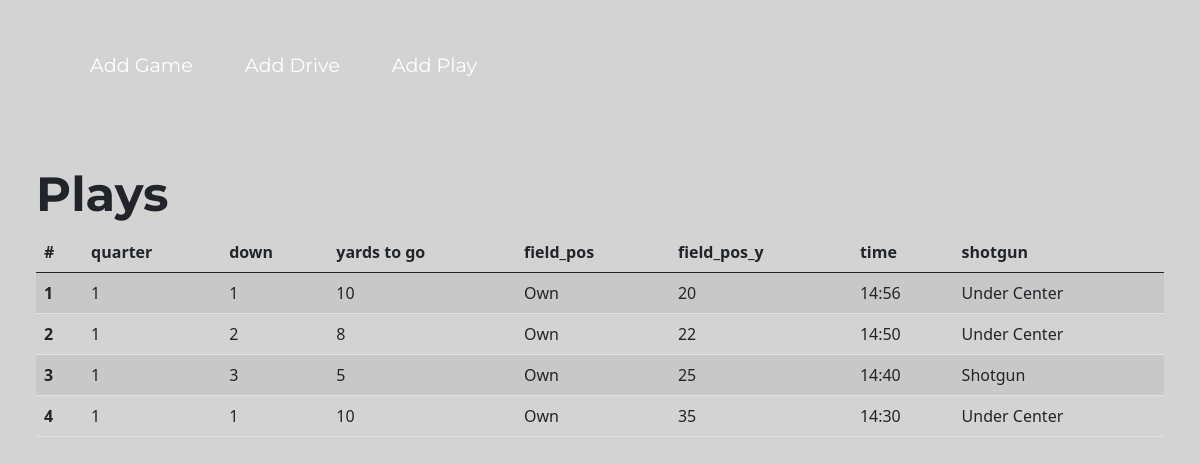
Before: /game/1 with the older database file.
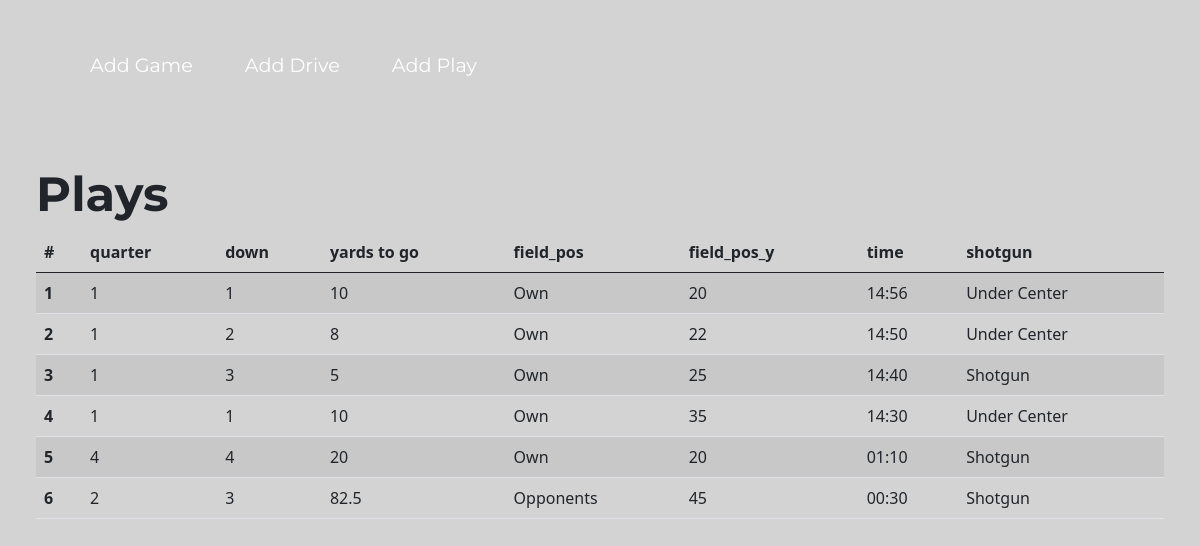
After: the same page with the newer database file.
### main.py (models this page shows)
class Plays(db.Model):
    id = db.Column(db.Integer, primary_key=True)
    quarter = db.Column(db.String, nullable=True)
    down = db.Column(db.String, nullable=False)
    yards_to_go = db.Column(db.String, nullable=False)
    field_pos_half = db.Column(db.String, nullable=False)
    field_pos_yard = db.Column(db.String, nullable=False)
    time = db.Column(db.String, nullable=False)
    shotgun = db.Column(db.String, nullable=False)
    play_description = db.Column(db.String(250), nullable=True)

### main.py (the view)
@app.route("/game/<int:index>")
def show_game(index):
    game_info = GameInfo.query.get(index)
    drive_info = db.session.query(OverallDrive).all()
    play_info = db.session.query(Plays).all()
    if game_info.id == index:
        requested_game = db.session.query(GameInfo).all()[index-1]
    return render_template("game.html", game=requested_game, drives=drive_info, plays=play_info)

### templates/game.html
{% extends 'base.html' %}
{% import "bootstrap/wtf.html" as wtf %}
{% block content %}
<h1>Plays</h1>
<table class="table table-hover table-striped">
    <thead>
        <tr>
            <th>#</th>
            <th>quarter</th>
            <th>down</th>
            <th>yards to go</th>
            <th>field_pos</th>
            <th>field_pos_y</th>
            <th>time</th>
            <th>shotgun</th>
        </tr>
    </thead>
        {% for play in plays %}
        <tr>
        <th>{{play.id}}</th>
            <td>{{play.quarter}}</td>
            <td>{{play.down}}</td>
            <td>{{play.yards_to_go}}</td>
            <td>{{play.field_pos_half}}</td>
            <td>{{play.field_pos_yard}}</td>
            <td>{{play.time}}</td>
            <td>{{play.shotgun}}</td>
        </tr>
        {% endfor %}
</table>
{% endblock %}

### templates/base.html (shortened to what this page needs)
<!DOCTYPE html>
<html lang="en">
<head>
    {% block styles %}
    <link href="https://cdn.jsdelivr.net/npm/bootstrap@5.0.1/dist/css/bootstrap.min.css" rel="stylesheet">
    <link href="{{ url_for('static', filename='css/styles.css') }}" rel="stylesheet">
    {% endblock %}
</head>
<body>
    {% block navbar %}
    <nav class="navbar navbar-expand-lg navbar-dark">
      <div class="container-fluid">
        <div class="collapse navbar-collapse" id="navbarSupportedContent">
          <ul class="navbar-nav me-auto mb-2 mb-lg-0">
            <li class="nav-item">
              <a class="nav-link active" aria-current="page" href="/addgame">Add Game</a>
            </li>
            <li class="nav-item">
              <a class="nav-link active" href="/drive" aria-current="page">Add Drive</a>
            </li>
              <li class="nav-item">
              <a class="nav-link active" href="/play" aria-current="page">Add Play</a>
            </li>
            <li class="nav-item dropdown">
            </li>
          </ul>
        </div>
      </div>
    </nav>
    {% endblock %}
    {% block content%}
    {% endblock %}
</body>
</html>

### static/css/styles.css (style rules this page uses)
h1 { font-size: 3rem; font-family: 'Montserrat', sans-serif; font-weight: bold; }
a { text-decoration: none; }
body { margin: 3%; background-color: lightgrey; }
.navbar { padding: 0 0 4.5rem; font-size: 1.2rem; font-family: 'Montserrat'; font-weight: medium; }
.nav-item { padding: 0 18px; }

Changed rows visible on the page:
added Plays: id "5", quarter "4", down "4", yards_to_go "20", field_pos_half "Own", field_pos_yard "20", time "01:10", shotgun "Shotgun"
added Plays: id "6", quarter "2", down "3", yards_to_go "82.5", field_pos_half "Opponents", field_pos_yard "45", time "00:30", shotgun "Shotgun"
